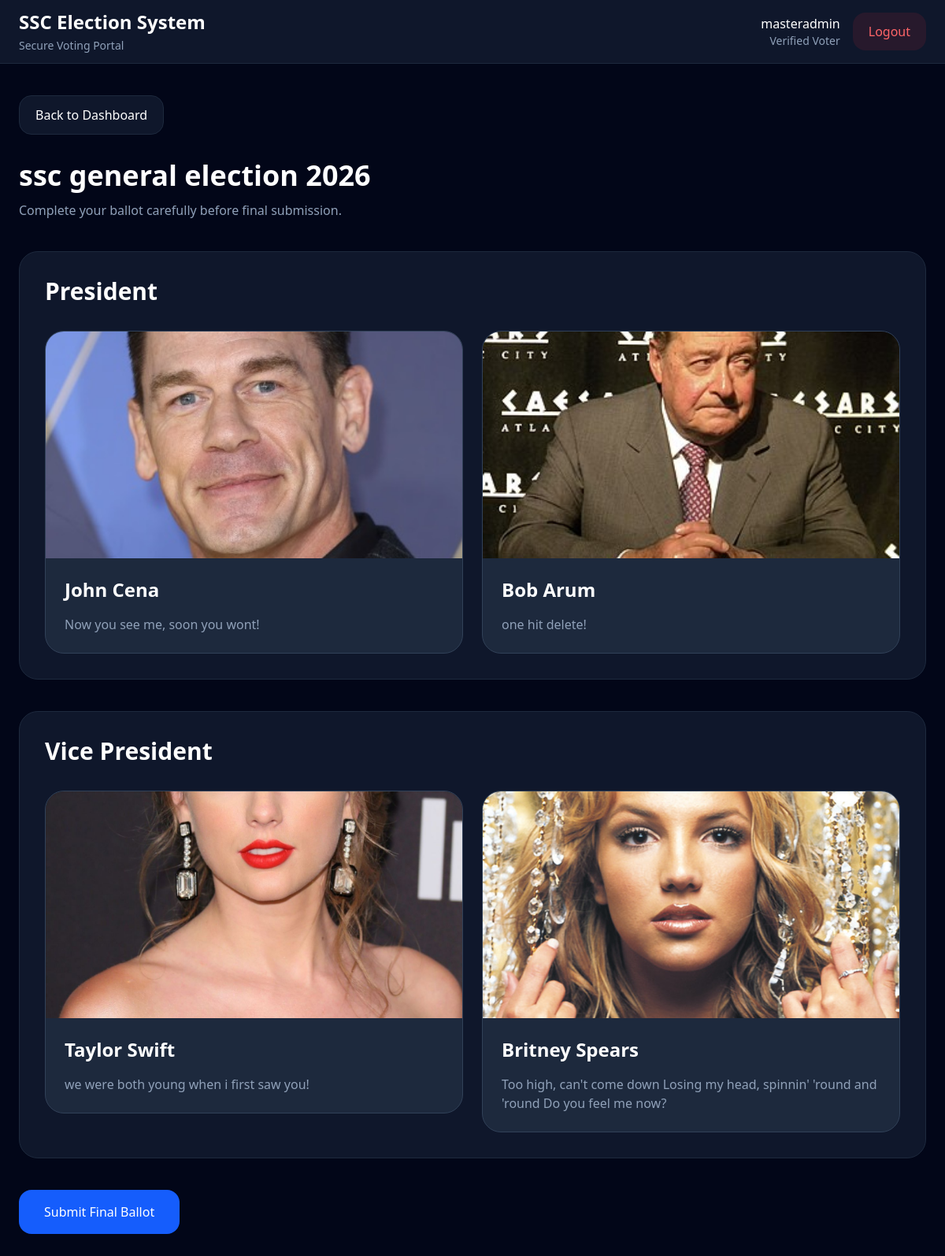
The app's page /voting/ballot/1/ (signed in) with its own data.
### accounts/models.py (models this page shows, shortened)
class User(AbstractUser):
    ROLE_CHOICES = (
        ('SUPER_ADMIN', 'Super Admin'),
        ('ADMIN', 'Admin'),
        ('VOTER', 'Voter'),
    )
    role = models.CharField(
        max_length=20,
        choices=ROLE_CHOICES,
        default='VOTER'
    )
    student_id = models.CharField(
        max_length=50,
        unique=True,
        blank=True,
        null=True
    )
    department = models.CharField(
        max_length=255,
        blank=True
    )
    year_level = models.CharField(
        max_length=50,
        blank=True
    )
    is_approved = models.BooleanField(default=False)
    created_at = models.DateTimeField(auto_now_add=True)

### elections/models.py (models this page shows, shortened)
class Election(models.Model):
    title = models.CharField(max_length=255)
    description = models.TextField()
    start_time = models.DateTimeField()
    end_time = models.DateTimeField()
    is_active = models.BooleanField(default=False)
    created_at = models.DateTimeField(auto_now_add=True)

### candidates/models.py (models this page shows, shortened)
class Position(models.Model):
    election = models.ForeignKey(
        Election,
        on_delete=models.CASCADE
    )
    name = models.CharField(max_length=255)
    order = models.PositiveIntegerField(default=0)
    max_votes = models.PositiveIntegerField(default=1)

class Candidate(models.Model):
    election = models.ForeignKey(
        Election,
        on_delete=models.CASCADE
    )
    position = models.ForeignKey(
        Position,
        on_delete=models.CASCADE
    )
    fullname = models.CharField(max_length=255)
    photo = models.ImageField(
        upload_to='candidates/'
    )
    platform = models.TextField()
    created_at = models.DateTimeField(auto_now_add=True)

### voting/views.py (the view, shortened to what this page needs)
@login_required
def election_ballot(request, election_id):
    close_concluded_elections()
    now = timezone.now()
    election = get_object_or_404(
        Election,
        id=election_id,
        is_active=True,
        start_time__lte=now,
        end_time__gt=now
    )
    positions = Position.objects.filter(
        election=election
    ).order_by('order')
    already_voted = Vote.objects.filter(
        voter=request.user,
        election=election
    ).exists()
    context = {
        'election': election,
        'positions': positions,
    }
    return render(
        request,
        'voting/election_ballot.html',
        context
    )

### elections/services.py (called while the page is built)
def close_concluded_elections():
    Election.objects.filter(
        is_active=True,
        end_time__lte=timezone.now()
    ).update(
        is_active=False
    )

### templates/voting/election_ballot.html (shortened to what this page needs)
{% extends 'layouts/voter_base.html' %}
{% block content %}
<div class="mb-10">
    <h2 class="text-4xl font-black">
        {{ election.title }}
    </h2>
    <p class="text-slate-400 mt-3">
        Complete your ballot carefully before final submission.
    </p>
</div>
<form
    method="POST"
    action="{% url 'voting:submit_ballot' election.id %}"
>
    <div class="space-y-10">
        {% for position in positions %}
        <div class="bg-slate-900 border border-slate-800 rounded-3xl p-8">
            <div class="mb-8">
                <h3 class="text-3xl font-bold">
                    {{ position.name }}
                </h3>
            </div>
            <div class="grid md:grid-cols-2 xl:grid-cols-3 gap-6">
                {% for candidate in position.candidate_set.all %}
                <label class="block cursor-pointer">
                    <div class="bg-slate-800 border border-slate-700 rounded-3xl overflow-hidden peer-checked:border-blue-500 peer-checked:ring-2 peer-checked:ring-blue-500 transition">
                        <img
                            src="{{ candidate.photo.url }}"
                            class="w-full h-72 object-cover"
                        >
                        <div class="p-6">
                            <h4 class="text-2xl font-bold">
                                {{ candidate.fullname }}
                            </h4>
                            <p class="text-slate-400 mt-4">
                                {{ candidate.platform }}
                            </p>
                        </div>
                    </div>
                </label>
                {% endfor %}
            </div>
        </div>
        {% endfor %}
    </div>
    <button
        type="submit"
        onclick="return confirm('Submit your final ballot? This action cannot be undone.')"
        class="mt-10 bg-blue-600 hover:bg-blue-700 transition px-8 py-4 rounded-2xl font-medium"
    >
        Submit Final Ballot
    </button>
</form>
{% endblock %}

### templates/layouts/voter_base.html (shortened to what this page needs)
{% load static %}
<!DOCTYPE html>
<html lang="en">
<head>
    <link rel="stylesheet" href="{% static 'css/app.css' %}">
</head>
<body class="bg-slate-950 text-white font-sans">
<header class="border-b border-slate-800 bg-slate-900">
    <div class="max-w-7xl mx-auto px-6 h-20 flex items-center justify-between">
        <div>
            <h1 class="text-2xl font-bold">
                SSC Election System
            </h1>
            <p class="text-sm text-slate-400 mt-1">
                Secure Voting Portal
            </p>
        </div>
        <div class="flex items-center gap-4">
            <div class="text-right">
                <p class="font-medium">
                    {{ request.user.username }}
                </p>
                <p class="text-sm text-slate-400">
                    Verified Voter
                </p>
            </div>
            <a
                href="{% url 'logout' %}"
                class="bg-red-500/10 hover:bg-red-500/20 transition text-red-400 px-5 py-3 rounded-2xl font-medium"
            >
                Logout
            </a>
        </div>
    </div>
</header>
<main class="max-w-7xl mx-auto px-6 py-10">
    <div class="mb-8">
    <a
        href="{% url 'voter_dashboard' %}"
        class="inline-flex bg-slate-900 border border-slate-800 hover:border-blue-500 transition px-5 py-3 rounded-2xl font-medium"
    >
        Back to Dashboard
    </a>
</div>
    {% block content %}
    {% endblock %}
</main>
</body>
</html>

### records on screen
User: user.username "masteradmin"
Election: title "ssc general election 2026"
Position: name "President"
Candidate: photo (picture), fullname "John Cena", platform "Now you see me, soon you wont!"
Candidate: photo (picture), fullname "Bob Arum", platform "one hit delete!"
Position: name "Vice President"
Candidate: photo (picture), fullname "Taylor Swift", platform "we were both young when i first saw you!"
Candidate: photo (picture), fullname "Britney Spears", platform "Too high, can't come down Losing my head, spinnin' 'round and 'round Do you feel me now?"
